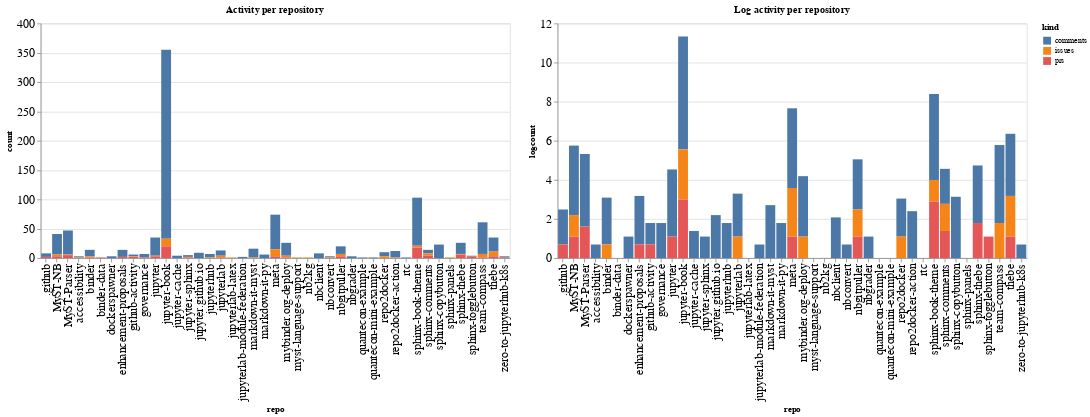

The notebook cell saved with this chart:
### Code cell
ch1 = alt.Chart(repo_summaries, width=600, title="Activity per repository").mark_bar().encode(
    x='repo',
    y='count',
    color='kind',
    tooltip="kind"
)

ch2 = alt.Chart(repo_summaries, width=600, title="Log activity per repository").mark_bar().encode(
    x='repo',
    y='logcount',
    color='kind',
    tooltip="kind"
)

ch1 | ch2

### Figure 1 — Vega-Lite specification as saved in the notebook (floating-point values rounded to 4 significant figures)
{"config": {"axisLeft": {"labelFontSize": 15}, "axisBottom": {"labelFontSize": 15}}, "hconcat": [{"mark": "bar", "encoding": {"color": {"type": "nominal", "field": "kind"}, "tooltip": {"type": "nominal", "field": "kind"}, "x": {"type": "nominal", "field": "repo"}, "y": {"type": "quantitative", "field": "count"}}, "title": "Activity per repository", "width": 600}, {"mark": "bar", "encoding": {"color": {"type": "nominal", "field": "kind"}, "tooltip": {"type": "nominal", "field": "kind"}, "x": {"type": "nominal", "field": "repo"}, "y": {"type": "quantitative", "field": "logcount"}}, "title": "Log activity per repository", "width": 600}], "data": {"name": "data-3ecf0269c1b7cb2373eb7c59ae6371d2"}, "$schema": "https://vega.github.io/schema/vega-lite/v4.8.1.json", "datasets": {"data-3ecf0269c1b7cb2373eb7c59ae6371d2": [{"repo": ".github", "kind": "comments", "count": 6, "logcount": 1.792}, {"repo": ".github", "kind": "prs", "count": 2, "logcount": 0.6931}, {"repo": "MyST-NB", "kind": "comments", "count": 35, "logcount": 3.555}, {"repo": "MyST-NB", "kind": "issues", "count": 3, "logcount": 1.099}, {"repo": "MyST-NB", "kind": "prs", "count": 3, "logcount": 1.099}, {"repo": "MyST-Parser", "kind": "comments", "count": 41, "logcount": 3.714}, {"repo": "MyST-Parser", "kind": "issues", "count": 1, "logcount": 0.0}, {"repo": "MyST-Parser", "kind": "prs", "count": 5, "logcount": 1.609}, {"repo": "accessibility", "kind": "comments", "count": 2, "logcount": 0.6931}, {"repo": "accessibility", "kind": "issues", "count": 1, "logcount": 0.0}, {"repo": "binder", "kind": "comments", "count": 11, "logcount": 2.398}, {"repo": "binder", "kind": "issues", "count": 2, "logcount": 0.6931}, {"repo": "binder", "kind": "prs", "count": 1, "logcount": 0.0}, {"repo": "binder-data", "kind": "prs", "count": 1, "logcount": 0.0}, {"repo": "dockerspawner", "kind": "comments", "count": 3, "logcount": 1.099}, {"repo": "enhancement-proposals", "kind": "comments", "count": 12, "logcount": 2.485}, {"repo": "enhancement-proposals", "kind": "prs", "count": 2, "logcount": 0.6931}, {"repo": "github-activity", "kind": "comments", "count": 3, "logcount": 1.099}, {"repo": "github-activity", "kind": "issues", "count": 1, "logcount": 0.0}, {"repo": "github-activity", "kind": "prs", "count": 2, "logcount": 0.6931}, {"repo": "governance", "kind": "comments", "count": 6, "logcount": 1.792}, {"repo": "governance", "kind": "prs", "count": 1, "logcount": 0.0}, {"repo": "jupyter", "kind": "comments", "count": 31, "logcount": 3.434}, {"repo": "jupyter", "kind": "issues", "count": 1, "logcount": 0.0}, {"repo": "jupyter", "kind": "prs", "count": 3, "logcount": 1.099}, {"repo": "jupyter-book", "kind": "comments", "count": 322, "logcount": 5.775}, {"repo": "jupyter-book", "kind": "issues", "count": 13, "logcount": 2.565}, {"repo": "jupyter-book", "kind": "prs", "count": 20, "logcount": 2.996}, {"repo": "jupyter-cache", "kind": "comments", "count": 4, "logcount": 1.386}, {"repo": "jupyter-sphinx", "kind": "comments", "count": 3, "logcount": 1.099}, {"repo": "jupyter-sphinx", "kind": "issues", "count": 1, "logcount": 0.0}, {"repo": "jupyter-sphinx", "kind": "prs", "count": 1, "logcount": 0.0}, {"repo": "jupyter.github.io", "kind": "comments", "count": 9, "logcount": 2.197}, {"repo": "jupyterhub", "kind": "comments", "count": 6, "logcount": 1.792}, {"repo": "jupyterhub", "kind": "issues", "count": 1, "logcount": 0.0}, {"repo": "jupyterlab", "kind": "comments", "count": 9, "logcount": 2.197}, {"repo": "jupyterlab", "kind": "issues", "count": 3, "logcount": 1.099}, {"repo": "jupyterlab", "kind": "prs", "count": 1, "logcount": 0.0}, {"repo": "jupyterlab-latex", "kind": "issues", "count": 1, "logcount": 0.0}, {"repo": "jupyterlab-module-federation", "kind": "comments", "count": 2, "logcount": 0.6931}, {"repo": "markdown-it-myst", "kind": "comments", "count": 15, "logcount": 2.708}, {"repo": "markdown-it-myst", "kind": "issues", "count": 1, "logcount": 0.0}, {"repo": "markdown-it-py", "kind": "comments", "count": 6, "logcount": 1.792}, {"repo": "meta", "kind": "comments", "count": 59, "logcount": 4.078}, {"repo": "meta", "kind": "issues", "count": 12, "logcount": 2.485}, {"repo": "meta", "kind": "prs", "count": 3, "logcount": 1.099}, {"repo": "mybinder.org-deploy", "kind": "comments", "count": 22, "logcount": 3.091}, {"repo": "mybinder.org-deploy", "kind": "issues", "count": 3, "logcount": 1.099}, {"repo": "mybinder.org-deploy", "kind": "prs", "count": 1, "logcount": 0.0}, {"repo": "myst-language-support", "kind": "issues", "count": 1, "logcount": 0.0}, {"repo": "nb2kg", "kind": "issues", "count": 1, "logcount": 0.0}, {"repo": "nbclient", "kind": "comments", "count": 8, "logcount": 2.079}, {"repo": "nbconvert", "kind": "comments", "count": 2, "logcount": 0.6931}, {"repo": "nbconvert", "kind": "issues", "count": 1, "logcount": 0.0}, {"repo": "nbgitpuller", "kind": "comments", "count": 13, "logcount": 2.565}, {"repo": "nbgitpuller", "kind": "issues", "count": 4, "logcount": 1.386}, {"repo": "nbgitpuller", "kind": "prs", "count": 3, "logcount": 1.099}, {"repo": "nbgrader", "kind": "comments", "count": 3, "logcount": 1.099}, {"repo": "quantecon-example", "kind": "comments", "count": 1, "logcount": 0.0}, {"repo": "quantecon-mini-example", "kind": "comments", "count": 1, "logcount": 0.0}, {"repo": "repo2docker", "kind": "comments", "count": 7, "logcount": 1.946}, {"repo": "repo2docker", "kind": "issues", "count": 3, "logcount": 1.099}, {"repo": "repo2docker-action", "kind": "comments", "count": 11, "logcount": 2.398}, {"repo": "repo2docker-action", "kind": "issues", "count": 1, "logcount": 0.0}, {"repo": "rtc", "kind": "comments", "count": 1, "logcount": 0.0}, {"repo": "sphinx-book-theme", "kind": "comments", "count": 82, "logcount": 4.407}, {"repo": "sphinx-book-theme", "kind": "issues", "count": 3, "logcount": 1.099}, {"repo": "sphinx-book-theme", "kind": "prs", "count": 18, "logcount": 2.89}, {"repo": "sphinx-comments", "kind": "comments", "count": 6, "logcount": 1.792}, {"repo": "sphinx-comments", "kind": "issues", "count": 4, "logcount": 1.386}, {"repo": "sphinx-comments", "kind": "prs", "count": 4, "logcount": 1.386}, {"repo": "sphinx-copybutton", "kind": "comments", "count": 23, "logcount": 3.135}, {"repo": "sphinx-panels", "kind": "issues", "count": 1, "logcount": 0.0}, {"repo": "sphinx-thebe", "kind": "comments", "count": 19, "logcount": 2.944}, {"repo": "sphinx-thebe", "kind": "issues", "count": 1, "logcount": 0.0}, {"repo": "sphinx-thebe", "kind": "prs", "count": 6, "logcount": 1.792}, {"repo": "sphinx-togglebutton", "kind": "comments", "count": 1, "logcount": 0.0}, {"repo": "sphinx-togglebutton", "kind": "prs", "count": 3, "logcount": 1.099}, {"repo": "team-compass", "kind": "comments", "count": 54, "logcount": 3.989}, {"repo": "team-compass", "kind": "issues", "count": 6, "logcount": 1.792}, {"repo": "team-compass", "kind": "prs", "count": 1, "logcount": 0.0}, {"repo": "thebe", "kind": "comments", "count": 24, "logcount": 3.178}, {"repo": "thebe", "kind": "issues", "count": 8, "logcount": 2.079}, {"repo": "thebe", "kind": "prs", "count": 3, "logcount": 1.099}, {"repo": "zero-to-jupyterhub-k8s", "kind": "comments", "count": 2, "logcount": 0.6931}, {"repo": "zero-to-jupyterhub-k8s", "kind": "prs", "count": 1, "logcount": 0.0}]}}
